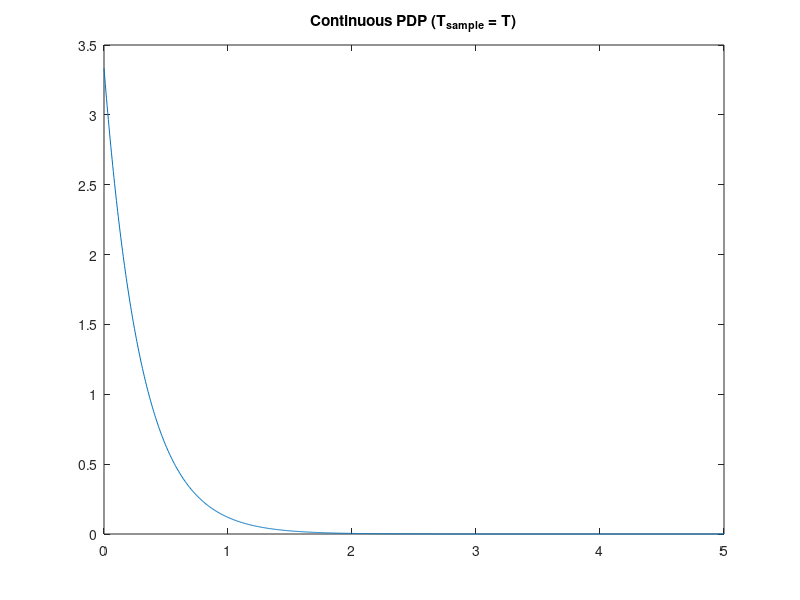
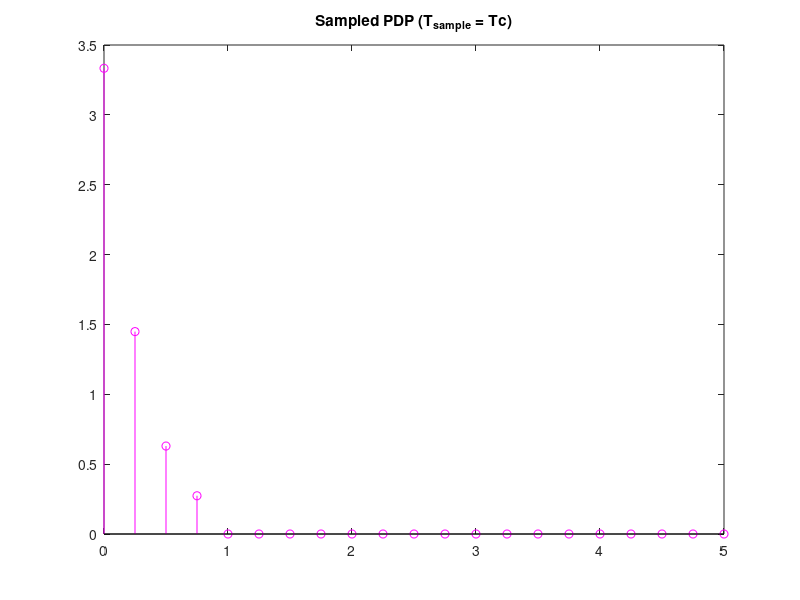
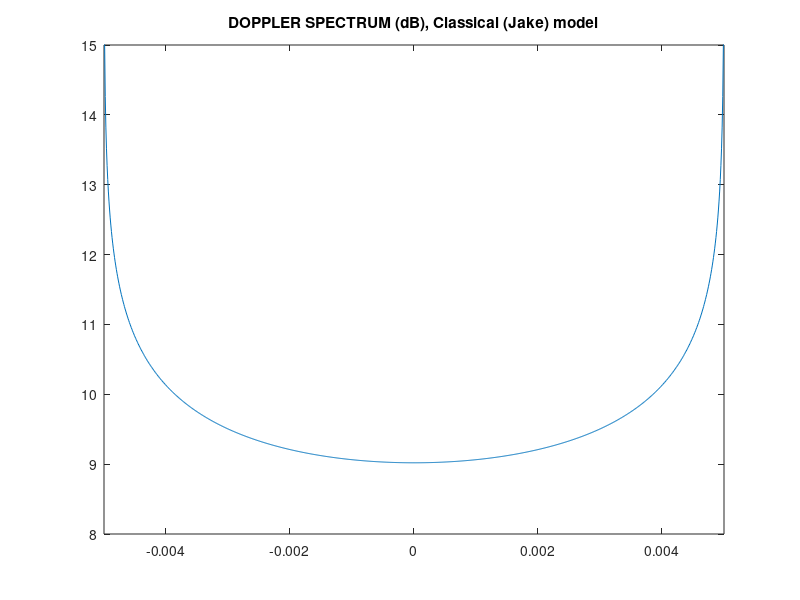
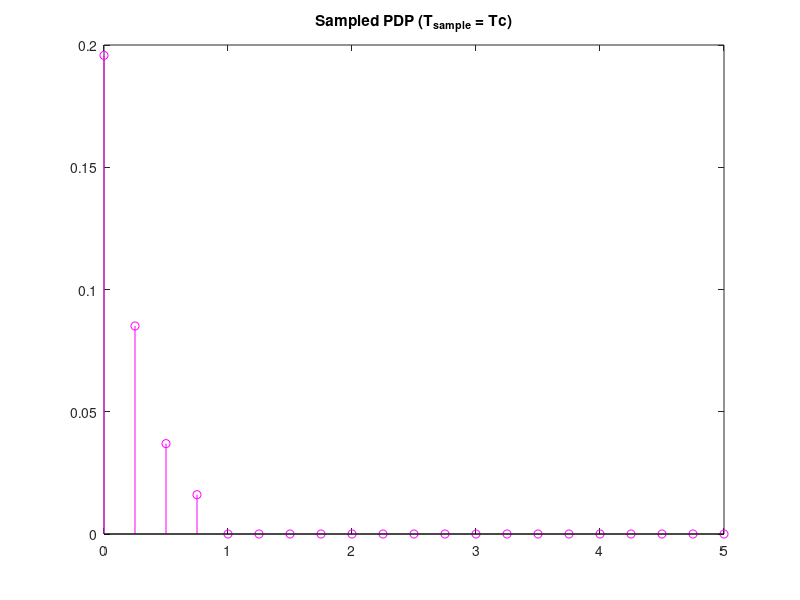

MATLAB code for these plots, in order:
clear all
close all
T = 1;      % Sampling time before interpolation
tau_rms = 0.3*T;       
tau = linspace(0, 5, 1000);
PDP_continuous = exp(-tau/tau_rms)./tau_rms;
figure
plot(tau, PDP_continuous);
title('Continuous PDP (T_{sample} = T)');
%I'll now sample the "continuous" PDP
Tc = (0.25*T);      %New sampling time
tau = 0:Tc:5;
samples = 4;
PDP_sampled = exp(-tau/tau_rms)./tau_rms;
PDP_sampled = [PDP_sampled(1:samples) zeros(1, length(PDP_sampled )-samples)] ;
figure
stem(tau, PDP_sampled, 'm');
title('Sampled PDP (T_{sample} = Tc)');

%Here we build a proper white noise
w_i = wgn(1, 1000, 1, 'complex');
lin = linspace(0, 0.999, 1000);
fd = 5*10.^(-3);
f = linspace(-fd, fd, 1001);
sqrt_D = zeros(1, 1001);
for i = 1:1001
sqrt_D(i) = sqrt((1/(pi*fd*sqrt(1-(f(i)/fd).^2))).*(abs(f(i)) <= fd));
end
figure
plot(f, 10*log10(sqrt_D));
title('DOPPLER SPECTRUM (dB), Classical (Jake) model');
axis([-fd fd 8 15]);

K = 3; %K in dB
K = 10^(K/10); % K in linear

Md = sum(PDP_sampled) 

C = sqrt(K/(K+1));

norm = Md/( 1 - C^2 ); % MdNorm = 1 - c^2

MdNorm = Md/norm; %PDP normalized

sum( MdNorm )+ C^2 
figure
stem(tau, PDP_sampled/norm, 'm');
title('Sampled PDP (T_{sample} = Tc)');
